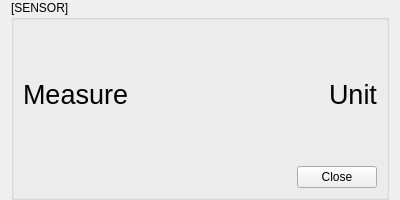
<?xml version="1.0" encoding="UTF-8"?>
<ui version="4.0">
 <class>FormSensor</class>
 <widget class="QWidget" name="FormSensor">
  <property name="geometry">
   <rect>
    <x>0</x>
    <y>0</y>
    <width>400</width>
    <height>200</height>
   </rect>
  </property>
  <property name="sizePolicy">
   <sizepolicy hsizetype="Fixed" vsizetype="Fixed">
    <horstretch>0</horstretch>
    <verstretch>0</verstretch>
   </sizepolicy>
  </property>
  <property name="minimumSize">
   <size>
    <width>400</width>
    <height>200</height>
   </size>
  </property>
  <property name="maximumSize">
   <size>
    <width>400</width>
    <height>200</height>
   </size>
  </property>
  <property name="windowTitle">
   <string>Form</string>
  </property>
  <layout class="QHBoxLayout" name="horizontalLayout">
   <property name="topMargin">
    <number>0</number>
   </property>
   <property name="bottomMargin">
    <number>0</number>
   </property>
   <item>
    <widget class="QGroupBox" name="groupBox">
     <property name="sizePolicy">
      <sizepolicy hsizetype="MinimumExpanding" vsizetype="Preferred">
       <horstretch>0</horstretch>
       <verstretch>0</verstretch>
      </sizepolicy>
     </property>
     <property name="title">
      <string>[SENSOR]</string>
     </property>
     <layout class="QVBoxLayout" name="verticalLayout_2">
      <item>
       <layout class="QVBoxLayout" name="verticalLayout">
        <item>
         <layout class="QHBoxLayout" name="hLayout_1">
          <item>
           <widget class="QLabel" name="label_Measure">
            <property name="sizePolicy">
             <sizepolicy hsizetype="MinimumExpanding" vsizetype="Preferred">
              <horstretch>0</horstretch>
              <verstretch>0</verstretch>
             </sizepolicy>
            </property>
            <property name="font">
             <font>
              <pointsize>20</pointsize>
             </font>
            </property>
            <property name="text">
             <string>Measure</string>
            </property>
           </widget>
          </item>
          <item>
           <widget class="QLabel" name="label_Unit">
            <property name="font">
             <font>
              <pointsize>20</pointsize>
             </font>
            </property>
            <property name="text">
             <string>Unit</string>
            </property>
           </widget>
          </item>
         </layout>
        </item>
        <item>
         <layout class="QHBoxLayout" name="hLayout_2"/>
        </item>
        <item>
         <layout class="QHBoxLayout" name="hLayout_3">
          <item>
           <widget class="QLabel" name="label_Command">
            <property name="minimumSize">
             <size>
              <width>50</width>
              <height>0</height>
             </size>
            </property>
            <property name="text">
             <string/>
            </property>
           </widget>
          </item>
          <item>
           <spacer name="horizontalSpacer">
            <property name="orientation">
             <enum>Qt::Horizontal</enum>
            </property>
            <property name="sizeType">
             <enum>QSizePolicy::MinimumExpanding</enum>
            </property>
            <property name="sizeHint" stdset="0">
             <size>
              <width>40</width>
              <height>20</height>
             </size>
            </property>
           </spacer>
          </item>
          <item>
           <widget class="QPushButton" name="pushButton_Close">
            <property name="sizePolicy">
             <sizepolicy hsizetype="Preferred" vsizetype="Fixed">
              <horstretch>0</horstretch>
              <verstretch>0</verstretch>
             </sizepolicy>
            </property>
            <property name="text">
             <string>Close</string>
            </property>
           </widget>
          </item>
         </layout>
        </item>
       </layout>
      </item>
     </layout>
    </widget>
   </item>
  </layout>
 </widget>
 <resources/>
 <connections/>
</ui>
